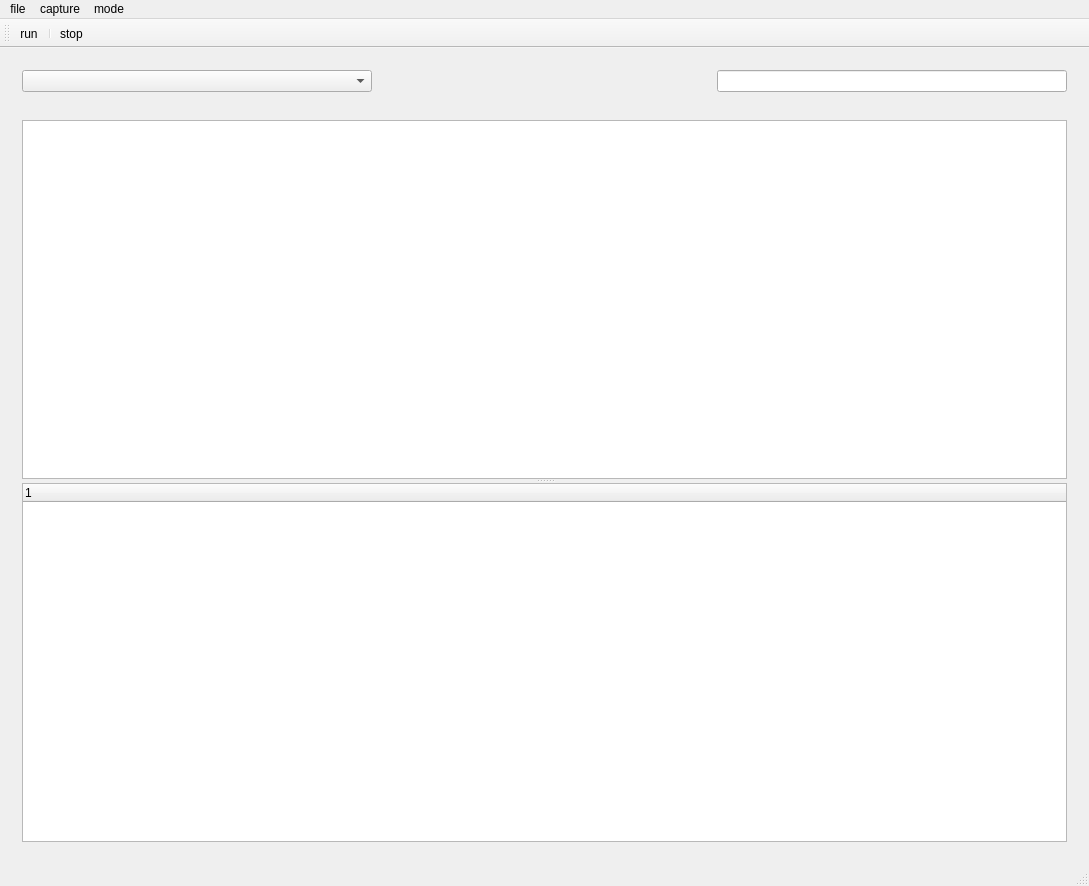
<?xml version="1.0" encoding="UTF-8"?>
<ui version="4.0">
 <class>MainWindow</class>
 <widget class="QMainWindow" name="MainWindow">
  <property name="geometry">
   <rect>
    <x>0</x>
    <y>0</y>
    <width>1089</width>
    <height>886</height>
   </rect>
  </property>
  <property name="windowTitle">
   <string>MainWindow</string>
  </property>
  <widget class="QWidget" name="centralWidget">
   <layout class="QVBoxLayout" name="verticalLayout_2">
    <item>
     <widget class="QWidget" name="widget" native="true">
      <layout class="QHBoxLayout" name="horizontalLayout">
       <item>
        <widget class="QComboBox" name="comboBox">
         <property name="enabled">
          <bool>true</bool>
         </property>
         <property name="minimumSize">
          <size>
           <width>350</width>
           <height>0</height>
          </size>
         </property>
        </widget>
       </item>
       <item>
        <spacer name="horizontalSpacer">
         <property name="orientation">
          <enum>Qt::Horizontal</enum>
         </property>
         <property name="sizeHint" stdset="0">
          <size>
           <width>50</width>
           <height>20</height>
          </size>
         </property>
        </spacer>
       </item>
       <item>
        <widget class="QLineEdit" name="lineEdit">
         <property name="sizePolicy">
          <sizepolicy hsizetype="Fixed" vsizetype="Fixed">
           <horstretch>0</horstretch>
           <verstretch>0</verstretch>
          </sizepolicy>
         </property>
         <property name="minimumSize">
          <size>
           <width>350</width>
           <height>0</height>
          </size>
         </property>
        </widget>
       </item>
      </layout>
     </widget>
    </item>
    <item>
     <widget class="QWidget" name="widget_2" native="true">
      <layout class="QVBoxLayout" name="verticalLayout">
       <item>
        <widget class="QSplitter" name="splitter_2">
         <property name="orientation">
          <enum>Qt::Vertical</enum>
         </property>
         <widget class="QTableWidget" name="tableWidget"/>
         <widget class="QTreeWidget" name="treeWidget">
          <column>
           <property name="text">
            <string notr="true">1</string>
           </property>
          </column>
         </widget>
        </widget>
       </item>
      </layout>
     </widget>
    </item>
   </layout>
  </widget>
  <widget class="QMenuBar" name="menuBar">
   <property name="geometry">
    <rect>
     <x>0</x>
     <y>0</y>
     <width>1089</width>
     <height>37</height>
    </rect>
   </property>
   <widget class="QMenu" name="menuFile">
    <property name="title">
     <string>file</string>
    </property>
    <addaction name="actionOpen"/>
    <addaction name="separator"/>
    <addaction name="actionSave"/>
   </widget>
   <widget class="QMenu" name="menuCapture">
    <property name="title">
     <string>capture</string>
    </property>
    <addaction name="actionRun"/>
    <addaction name="separator"/>
    <addaction name="actionStop"/>
   </widget>
   <widget class="QMenu" name="menuMode">
    <property name="title">
     <string>mode</string>
    </property>
    <addaction name="actionPromiscuous"/>
    <addaction name="separator"/>
    <addaction name="actionDirect"/>
   </widget>
   <addaction name="menuFile"/>
   <addaction name="menuCapture"/>
   <addaction name="menuMode"/>
  </widget>
  <widget class="QStatusBar" name="statusBar"/>
  <widget class="QToolBar" name="mainToolBar">
   <attribute name="toolBarArea">
    <enum>TopToolBarArea</enum>
   </attribute>
   <attribute name="toolBarBreak">
    <bool>false</bool>
   </attribute>
   <addaction name="actionRun"/>
   <addaction name="separator"/>
   <addaction name="actionStop"/>
  </widget>
  <action name="actionRun">
   <property name="text">
    <string>run</string>
   </property>
  </action>
  <action name="actionStop">
   <property name="text">
    <string>stop</string>
   </property>
  </action>
  <action name="actionPromiscuous">
   <property name="text">
    <string>promiscuous</string>
   </property>
  </action>
  <action name="actionDirect">
   <property name="text">
    <string>direct</string>
   </property>
  </action>
  <action name="actionOpen">
   <property name="text">
    <string>open</string>
   </property>
  </action>
  <action name="actionSave">
   <property name="text">
    <string>save</string>
   </property>
  </action>
 </widget>
 <layoutdefault spacing="6" margin="11"/>
 <resources/>
 <connections/>
</ui>
